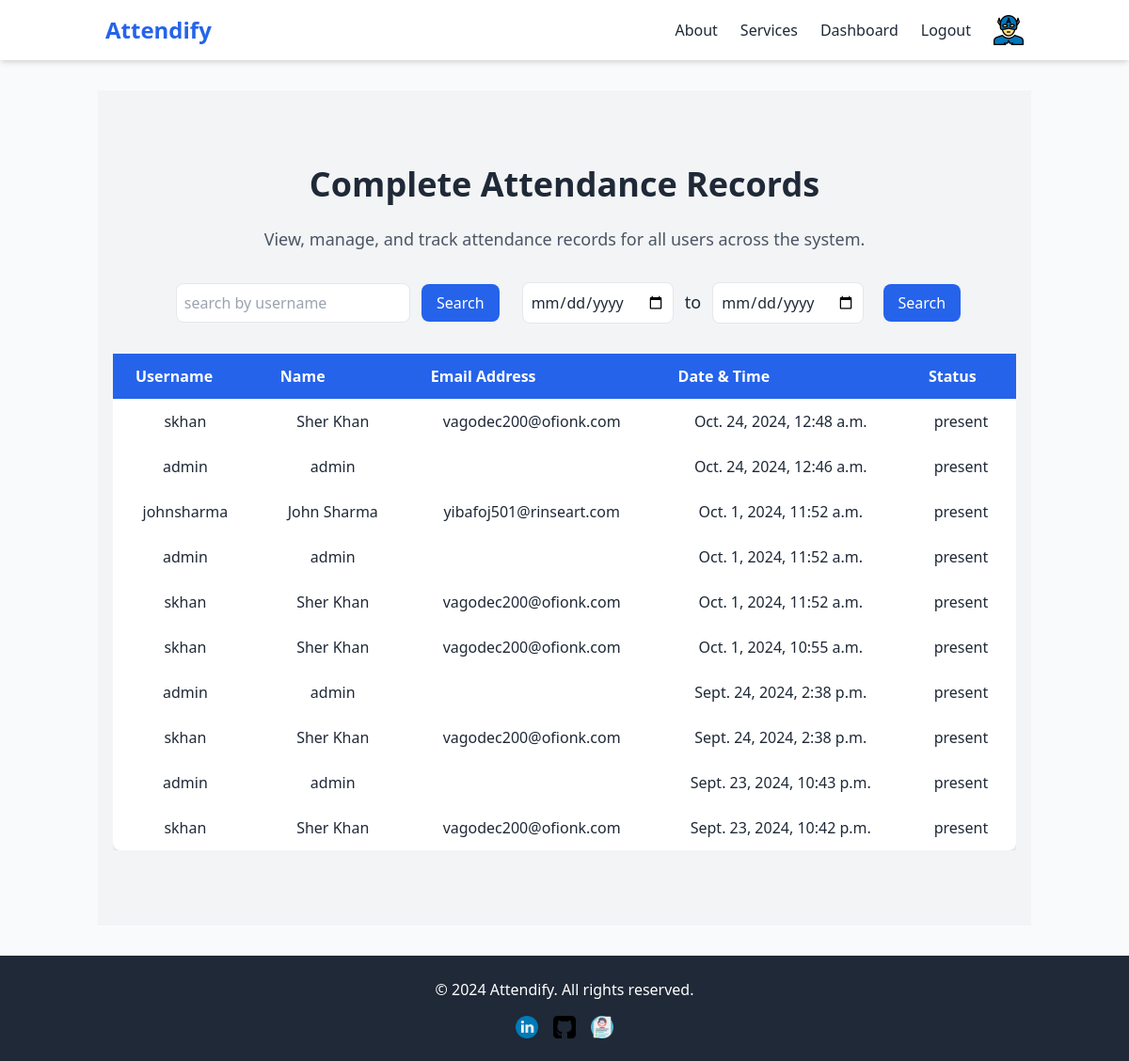
Before: /complete_attendance_records/ (signed in) with the older database file.
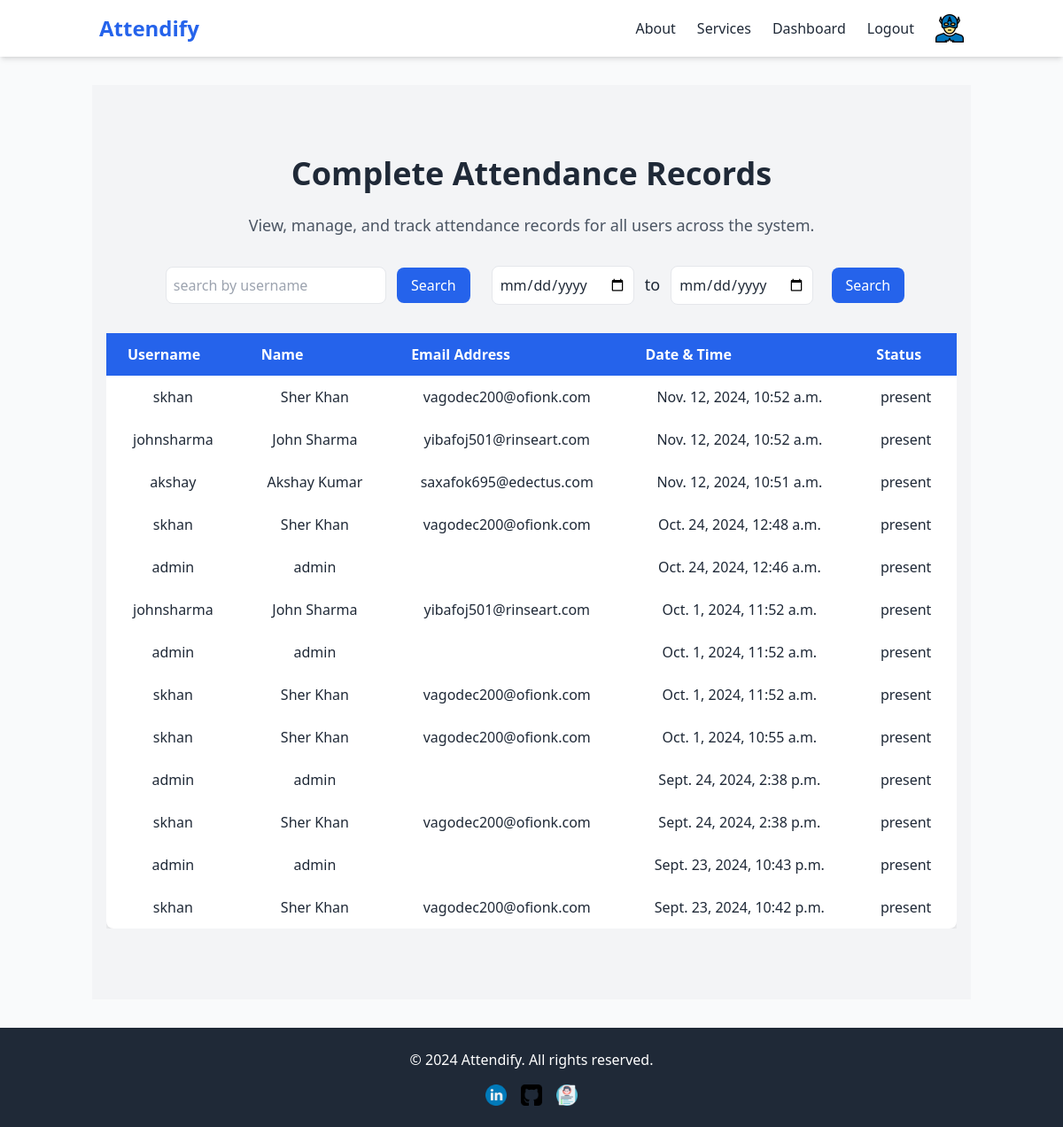
After: the same page with the newer database file.
### attendance/models.py (models this page shows, shortened)
class Attendance(models.Model):
    user = models.ForeignKey(User, on_delete=models.CASCADE)  # Link to the user
    timestamp = models.DateTimeField(auto_now_add=True)  # Automatically records the time of attendance
    status = models.CharField(max_length=20, choices= [('Absent', 'Absent'), ('Present', 'Present')], default='Absent')

### attendance/views.py (the view)
# urls.py: path("complete_attendance_records/", views.complete_attendance_records, name="complete_attendance_records"),
def complete_attendance_records(request):
    if request.user.is_authenticated and request.user.is_superuser:
        complete_attendance_records = reversed(list(Attendance.objects.all()))
    return render(request, 'attendance/complete_attendance_records.html', {'complete_attendance_records': complete_attendance_records})

### templates/attendance/complete_attendance_records.html (shortened to what this page needs)
{% extends 'base.html' %}
{% block content %}
<section class="attendance-section py-20 px-4 bg-gray-100 text-center">
    <h1 class="text-4xl font-bold text-gray-800 mb-6 animate__animated animate__fadeInDown">Complete Attendance Records</h1>
    <p class="text-lg text-gray-600 mb-8 animate__animated animate__fadeIn">View, manage, and track attendance records for all users across the system.</p>
    <div class="flex flex-col md:flex-row items-center justify-center space-y-4 md:space-y-0 md:space-x-4 mb-8">
        <form action="{% url 'search_by_username' %}" method="post">
            <input type="text" placeholder="search by username" id="search_by_username" name="search_by_username" class="border rounded-lg p-2 mx-2" required>
            <button type="submit" class="bg-blue-600 text-white px-4 py-2 rounded-lg hover:bg-blue-700">Search</button>
        </form>
        <form action="{% url 'search_by_date' %}" method="post">
            <input type="date" id="start_date" name="start_date" value="{{ start_date }}" required class="border rounded-lg p-2 mx-2">
            <label for="end_date" class="text-lg">to</label>
            <input type="date" id="end_date" name="end_date" value="{{ end_date }}" required class="border rounded-lg p-2 mx-2">
            <button type="submit" class="ml-2 bg-blue-600 text-white px-4 py-2 rounded-lg hover:bg-blue-700">Search</button>
        </form>
    </div>
    <div class="overflow-x-auto">
        <table class="min-w-full bg-white shadow-lg rounded-lg">
            <thead>
                <tr class="bg-blue-600 text-white">
                    <th class="py-3 px-6 text-left">Username</th>
                    <th class="py-3 px-6 text-left">Name</th>
                    <th class="py-3 px-6 text-left">Email Address</th>
                    <th class="py-3 px-6 text-left">Date & Time</th>
                    <th class="py-3 px-6 text-left">Status</th>
                </tr>
            </thead>
            <tbody>
                {% for record in complete_attendance_records %}
                <tr class="hover:bg-gray-100 transition duration-300">
                    <td class="py-3 px-6">{{ record.user.username }}</td>
                    <td class="py-3 px-6">{{ record.user.first_name }} {{ record.user.last_name }}</td>
                    <td class="py-3 px-6">{{ record.user.email }}</td>
                    <td class="py-3 px-6">{{ record.timestamp }}</td>
                    <td class="py-3 px-6">{{ record.status }}</td>
                </tr>
                {% empty %}
                <tr>
                    <td colspan="5" class="py-3 px-6 text-gray-500 text-center">No attendance records found.</td>
                </tr>
                {% endfor %}
            </tbody>
        </table>
    </div>
</section>
{% endblock %}

Changed rows visible on the page:
added Attendance: user.username "skhan", user.first_name "Sher", user.last_name "Khan", user.email "vagodec200@ofionk.com", timestamp "Nov. 12, 2024, 10:52 a.m.", status "present"
added Attendance: user.username "johnsharma", user.first_name "John", user.last_name "Sharma", user.email "yibafoj501@rinseart.com", timestamp "Nov. 12, 2024, 10:52 a.m.", status "present"
added Attendance: user.username "akshay", user.first_name "Akshay", user.last_name "Kumar", user.email "saxafok695@edectus.com", timestamp "Nov. 12, 2024, 10:51 a.m.", status "present"
